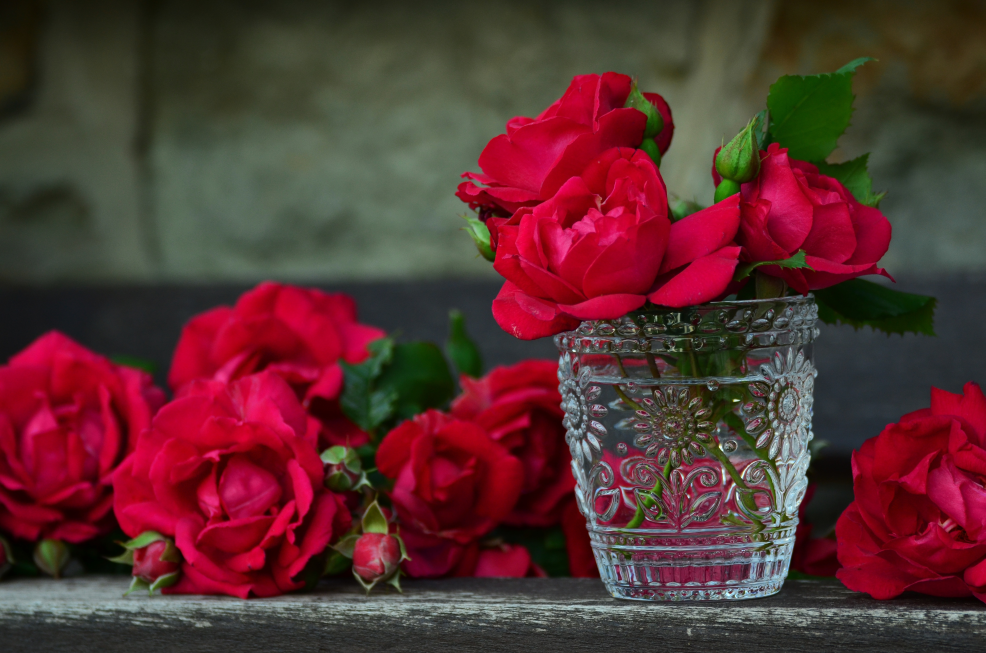
#> input picture Octavo/Sistemas Inteligentes/Codigos/openCV/images/rosas.jpg, 4928 x 3264 px, found by its file name (shown at 1/5 size)
$ python PRACTICA_1.PY
#> lines starting #> are read from the running program, lines starting #| are printed output that depends on the picture
"""
pip install opencv-python
"""

import cv2

img = cv2.imread("/home/nv/Escuela/Octavo/Sistemas Inteligentes/Codigos/openCV/images/rosas.jpg")
#> img is the input picture: shape (3264, 4928, 3); mean B, G, R 49.2, 48.4, 89.1
# cv2.imshow("imagen original", img)
img=cv2.resize(img, (720,480))
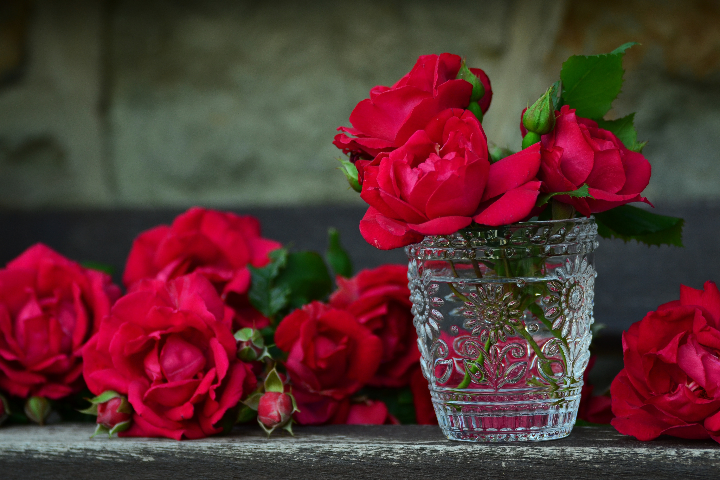
#> img: shape (480, 720, 3); mean B, G, R 49.1, 48.3, 89

gray = cv2.cvtColor(img, cv2.COLOR_BGRA2RGBA)
rgb = cv2.cvtColor(img, cv2.COLOR_RGB2BGR)

yuv = cv2.cvtColor(rgb, cv2.COLOR_BGR2HSV)
#> yuv: shape (480, 720, 3); mean H, S, V 87.7, 134.3, 95.2
yuv1 = cv2.cvtColor(rgb, cv2.COLOR_BGR2HLS)
#> yuv1: shape (480, 720, 3); mean of channels 0, 1, 2 87.6, 66.3, 117.1
yuv2 = cv2.cvtColor(rgb, cv2.COLOR_BGR2YUV)
#> yuv2: shape (480, 720, 3); mean of channels 0, 1, 2 53.2, 145.7, 124.4

cv2.imshow("imagen con filtro1", yuv)
cv2.imshow("imagen con filtro1", yuv1)
cv2.imshow("imagen con filtro1", yuv2)


# cv2.waitKey(0)
while True:
    key = cv2.waitKey(1) & 0xFF
#> (key Esc is pressed here)
    if key == 27:  # 27 es el código ASCII de la tecla Esc
        break


cv2.destroyAllWindows()

$ run again, with Octavo/Sistemas Inteligentes/Codigos/openCV/images/messi.png saved as Octavo/Sistemas Inteligentes/Codigos/openCV/images/rosas.jpg
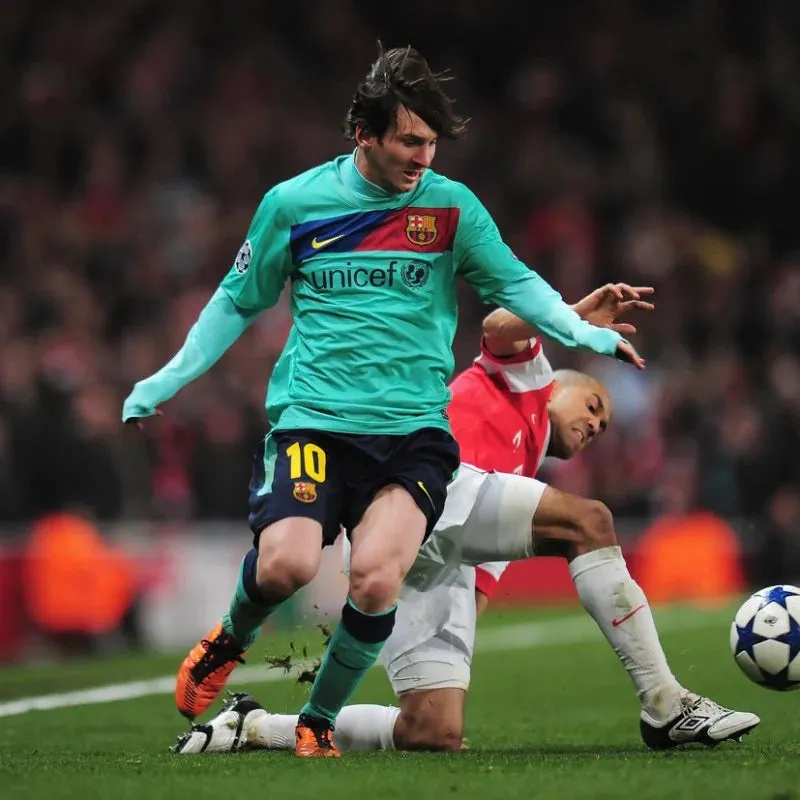
#> input picture Octavo/Sistemas Inteligentes/Codigos/openCV/images/messi.png, 800 x 800 px, found by its file name
#> img is the input picture: shape (800, 800, 3); mean B, G, R 61.6, 73.7, 74.5
#> `img=cv2.resize(img, (720,480))`:
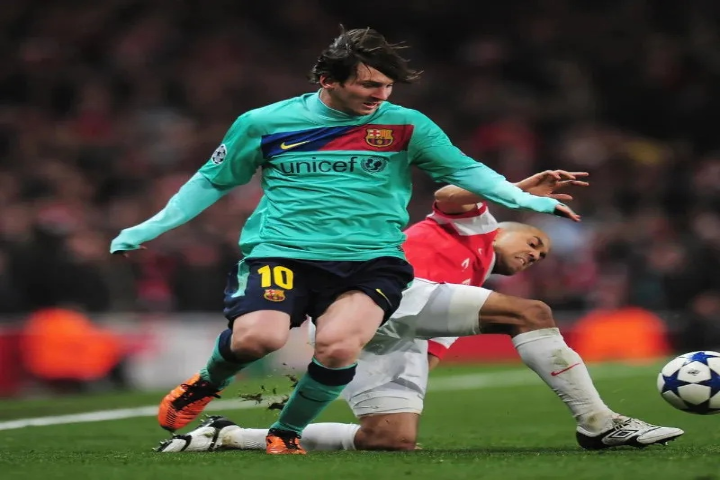
#> img: shape (480, 720, 3); mean B, G, R 61.5, 73.6, 74.5
#> yuv: shape (480, 720, 3); mean H, S, V 85.8, 89.2, 89.9
#> yuv1: shape (480, 720, 3); mean of channels 0, 1, 2 85.8, 70.6, 66.7
#> yuv2: shape (480, 720, 3); mean of channels 0, 1, 2 70.1, 130.1, 120.4

$ run again, with Octavo/Sistemas Inteligentes/Codigos/openCV/images/wk.png saved as Octavo/Sistemas Inteligentes/Codigos/openCV/images/rosas.jpg
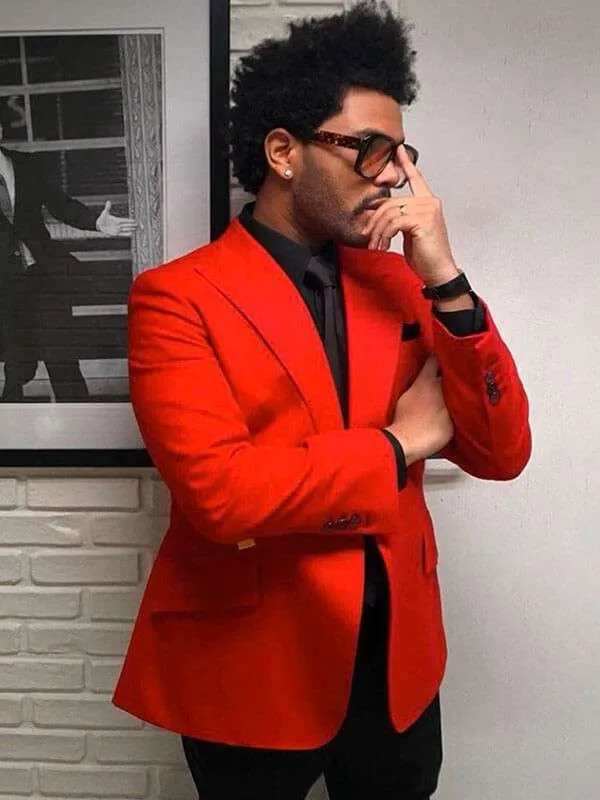
#> input picture Octavo/Sistemas Inteligentes/Codigos/openCV/images/wk.png, 600 x 800 px, found by its file name
#> img is the input picture: shape (800, 600, 3); mean B, G, R 83.1, 90.7, 142.5
#> `img=cv2.resize(img, (720,480))`:
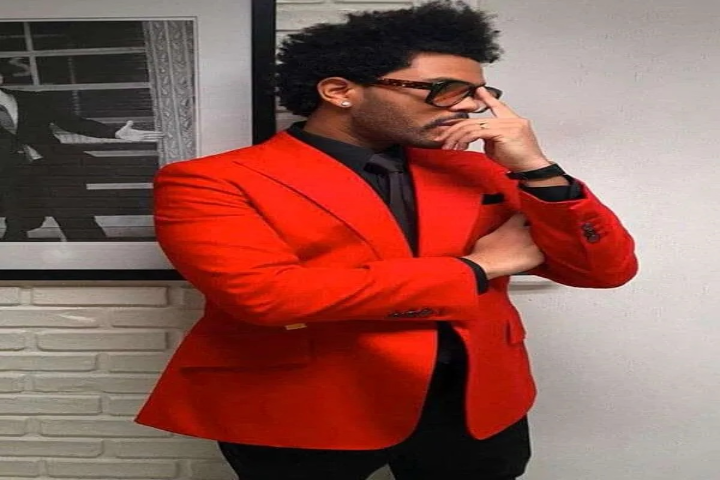
#> img: shape (480, 720, 3); mean B, G, R 83, 90.6, 142.4
#> yuv: shape (480, 720, 3); mean H, S, V 108, 99.4, 142.6
#> yuv1: shape (480, 720, 3); mean of channels 0, 1, 2 108, 112.8, 94.6
#> yuv2: shape (480, 720, 3); mean of channels 0, 1, 2 94.3, 151.5, 118
